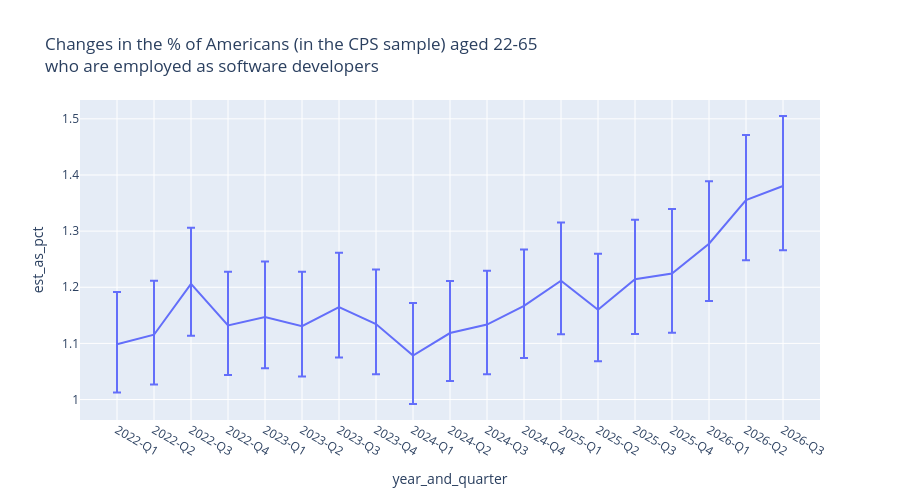

Notebook cell for this chart:
### Code cell
chart_height = 500
chart_width = 800
fig = px.line(swe_employment_year_and_quarter_props.query(
"employed_as_software_developer == '1'"), x = 'year_and_quarter',
y = 'est_as_pct', error_y = 'error_upper_as_pct', error_y_minus = 'error_lower_as_pct',
title = 'Changes in the % of Americans (in the CPS sample) aged 22-65<br>\
who are employed as software developers', height = chart_height, )
fig

### Figure 1 — Plotly figure (JSON) as saved in the notebook; plotly's stock layout.template omitted (floating-point values rounded to 4 significant figures)
{"data": [{"error_y": {"array": [0.09321, 0.09608, 0.09996, 0.09553, 0.09896, 0.09706, 0.09696, 0.09712, 0.09358, 0.09256, 0.09581, 0.1006, 0.1036, 0.0997, 0.106, 0.1152, 0.1111, 0.116, 0.1246], "arrayminus": [0.08599, 0.08854, 0.0924, 0.08817, 0.09118, 0.08947, 0.08959, 0.08954, 0.08618, 0.08556, 0.08842, 0.09268, 0.09555, 0.0919, 0.09762, 0.1054, 0.1023, 0.107, 0.1144]}, "hovertemplate": "year_and_quarter=%{x}<br>est_as_pct=%{y}<extra></extra>", "legendgroup": "", "line": {"color": "#636efa", "dash": "solid"}, "marker": {"symbol": "circle"}, "mode": "lines", "name": "", "orientation": "v", "showlegend": false, "type": "scatter", "x": ["2022-Q1", "2022-Q2", "2022-Q3", "2022-Q4", "2023-Q1", "2023-Q2", "2023-Q3", "2023-Q4", "2024-Q1", "2024-Q2", "2024-Q3", "2024-Q4", "2025-Q1", "2025-Q2", "2025-Q3", "2025-Q4", "2026-Q1", "2026-Q2", "2026-Q3"], "xaxis": "x", "y": [1.098, 1.115, 1.206, 1.132, 1.147, 1.131, 1.165, 1.135, 1.078, 1.118, 1.134, 1.167, 1.212, 1.16, 1.214, 1.224, 1.278, 1.355, 1.38], "yaxis": "y"}], "layout": {"height": 500, "legend": {"tracegroupgap": 0}, "title": {"text": "Changes in the % of Americans (in the CPS sample) aged 22-65<br>who are employed as software developers"}, "xaxis": {"anchor": "y", "domain": [0, 1], "title": {"text": "year_and_quarter"}}, "yaxis": {"anchor": "x", "domain": [0, 1], "title": {"text": "est_as_pct"}}}}
